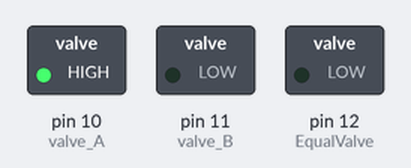
Simulated run of this sketch. Board: Arduino Uno, built with avr-gcc and run on an emulated ATmega328P. Parts: switched loads named in the sketch (green lamp = pin HIGH).

Above: at 3.0 s.
At 5.2 s:
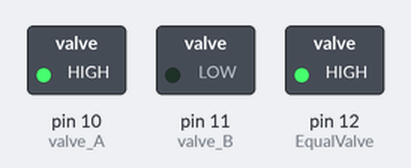
At 5.8 s:
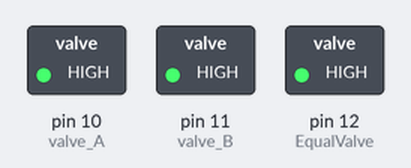
At 8.1 s:
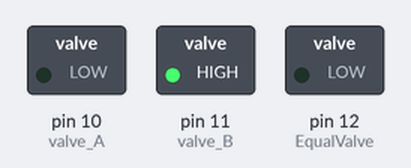
At 10.3 s:
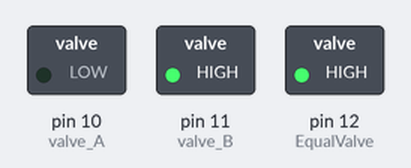
Timing chart, 0 to 14.4 s (numbered marks = the images above):
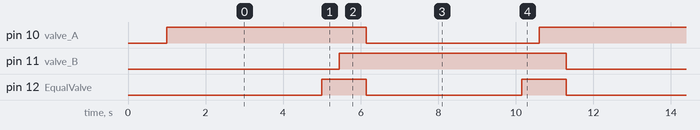

Measured:
- by itself, pin 10 (valve_A), pin 11 (valve_B): alternates HIGH for 5.9 s and LOW for 4.5 s
- by itself, pin 12 (EqualValve): alternates HIGH for 1.2 s and LOW for 4.0 s
- by itself, everything shown: repeats every 10.3 s, in 6 steps

The sketch:

sketch_may01a.ino
```cpp
//10 11 12(Arduino) ... 1 2 3 (relay)

const int valve_A = 10;
const int valve_B = 11;
const int EqualValve = 12;

unsigned long Startup_Purge_Delay; //delay variable creation
unsigned long Production_Delay; //delay variable creation
unsigned long Flush_Delay; //delay variable creation
unsigned long PreCharge_Delay; //delay variable

void setup() {
  // put your setup code here, to run once:
pinMode(valve_A, OUTPUT);
pinMode(valve_B, OUTPUT);
pinMode(EqualValve, OUTPUT);

  Production_Delay = 4000;
  Flush_Delay = 450;
  PreCharge_Delay = 700;
  Startup_Purge_Delay = 1000;


//  digitalWrite(valve_A, HIGH); //Turn on relay
//  digitalWrite(valve_B, HIGH); //Turn on relay
//  digitalWrite(EqualValve, HIGH); //Turn on relay
  delay(Startup_Purge_Delay);

}

void loop() {
  // put your main code here, to run repeatedly:

//Production
digitalWrite(valve_A, HIGH);
digitalWrite(valve_B, LOW);
digitalWrite(EqualValve, LOW);
delay(Production_Delay);

////Flush
digitalWrite(valve_A, HIGH);
digitalWrite(valve_B, LOW);
digitalWrite(EqualValve, HIGH);
delay(Flush_Delay);
//
////Precharge
digitalWrite(valve_A, HIGH);
digitalWrite(valve_B, HIGH);
digitalWrite(EqualValve, HIGH);
delay(PreCharge_Delay);
//
////Production
digitalWrite(valve_A, LOW);
digitalWrite(valve_B, HIGH);
digitalWrite(EqualValve, LOW);
delay(Production_Delay);
//
////Flush
digitalWrite(valve_A, LOW);
digitalWrite(valve_B, HIGH);
digitalWrite(EqualValve, HIGH);
delay(Flush_Delay);
//
////Precharge
digitalWrite(valve_A, HIGH);
digitalWrite(valve_B, HIGH);
digitalWrite(EqualValve, HIGH);
delay(PreCharge_Delay);


}
```
